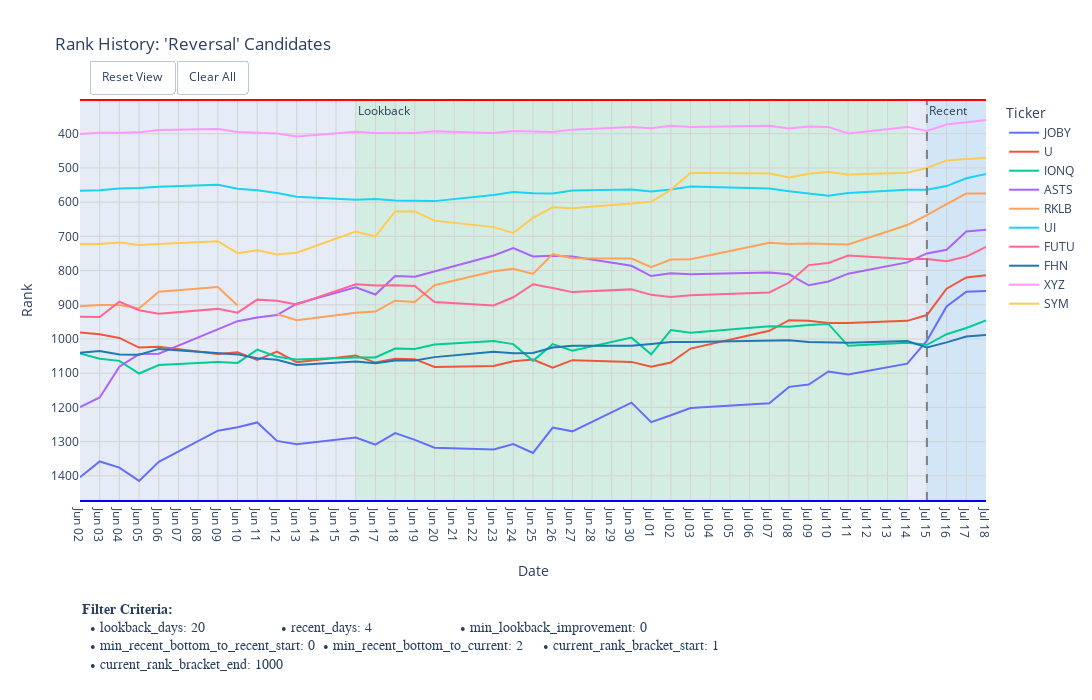

Notebook code for this chart:
### Code cell
plot_days = filter_criteria_1['lookback_days'] + filter_criteria_1['recent_days'] + 10  # add 10 extra days for plotting 

# 4. Call the new plotting function
if tickers_to_plot:
    plot_rank_with_criteria(
        # df_rank_history=selected_df.iloc[:, -plot_days::],
        df_rank_history=df_tickers_rank_history.iloc[:, -plot_days::],        
        # df_rank_history=selected_df,
        ticker_list=tickers_to_plot,
        title_suffix="'Reversal' Candidates",
        filter_criteria=filter_criteria_1, # Pass the dictionary here
        width=1150,
        height=700,
    )
else:
    print("No candidates found to plot.")

### Figure 1 — Plotly figure (JSON) as saved in the notebook; plotly's stock layout.template omitted (floating-point values rounded to 4 significant figures)
{"data": [{"hovertemplate": "Ticker=JOBY<br>index=%{x}<br>Rank=%{y}<extra></extra>", "legendgroup": "JOBY", "line": {"color": "#636EFA", "dash": "solid"}, "marker": {"symbol": "circle"}, "mode": "lines", "name": "JOBY", "orientation": "v", "showlegend": true, "type": "scatter", "x": ["2025-06-02T00:00:00", "2025-06-03T00:00:00", "2025-06-04T00:00:00", "2025-06-05T00:00:00", "2025-06-06T00:00:00", "2025-06-09T00:00:00", "2025-06-10T00:00:00", "2025-06-11T00:00:00", "2025-06-12T00:00:00", "2025-06-13T00:00:00", "2025-06-16T00:00:00", "2025-06-17T00:00:00", "2025-06-18T00:00:00", "2025-06-19T00:00:00", "2025-06-20T00:00:00", "2025-06-23T00:00:00", "2025-06-24T00:00:00", "2025-06-25T00:00:00", "2025-06-26T00:00:00", "2025-06-27T00:00:00", "2025-06-30T00:00:00", "2025-07-01T00:00:00", "2025-07-02T00:00:00", "2025-07-03T00:00:00", "2025-07-07T00:00:00", "2025-07-08T00:00:00", "2025-07-09T00:00:00", "2025-07-10T00:00:00", "2025-07-11T00:00:00", "2025-07-14T00:00:00", "2025-07-15T00:00:00", "2025-07-16T00:00:00", "2025-07-17T00:00:00", "2025-07-18T00:00:00"], "xaxis": "x", "y": [1404, 1358, 1376, 1415, 1359, 1268, 1258, 1244, 1298, 1308, 1288, 1309, 1275, 1295, 1318, 1323, 1307, 1333, 1259, 1270, 1186, 1243, 1223, 1202, 1188, 1140, 1133, 1095, 1104, 1072, 1005, 905, 862, 860], "yaxis": "y"}, {"hovertemplate": "Ticker=U<br>index=%{x}<br>Rank=%{y}<extra></extra>", "legendgroup": "U", "line": {"color": "#EF553B", "dash": "solid"}, "marker": {"symbol": "circle"}, "mode": "lines", "name": "U", "orientation": "v", "showlegend": true, "type": "scatter", "x": ["2025-06-02T00:00:00", "2025-06-03T00:00:00", "2025-06-04T00:00:00", "2025-06-05T00:00:00", "2025-06-06T00:00:00", "2025-06-09T00:00:00", "2025-06-10T00:00:00", "2025-06-11T00:00:00", "2025-06-12T00:00:00", "2025-06-13T00:00:00", "2025-06-16T00:00:00", "2025-06-17T00:00:00", "2025-06-18T00:00:00", "2025-06-19T00:00:00", "2025-06-20T00:00:00", "2025-06-23T00:00:00", "2025-06-24T00:00:00", "2025-06-25T00:00:00", "2025-06-26T00:00:00", "2025-06-27T00:00:00", "2025-06-30T00:00:00", "2025-07-01T00:00:00", "2025-07-02T00:00:00", "2025-07-03T00:00:00", "2025-07-07T00:00:00", "2025-07-08T00:00:00", "2025-07-09T00:00:00", "2025-07-10T00:00:00", "2025-07-11T00:00:00", "2025-07-14T00:00:00", "2025-07-15T00:00:00", "2025-07-16T00:00:00", "2025-07-17T00:00:00", "2025-07-18T00:00:00"], "xaxis": "x", "y": [981, 986, 997, 1025, 1023, 1044, 1039, 1061, 1037, 1068, 1048, 1069, 1058, 1059, 1082, 1079, 1065, 1060, 1084, 1062, 1067, 1081, 1069, 1028, 976, 945, 947, 953, 953, 947, 930, 853, 820, 814], "yaxis": "y"}, {"hovertemplate": "Ticker=IONQ<br>index=%{x}<br>Rank=%{y}<extra></extra>", "legendgroup": "IONQ", "line": {"color": "#00CC96", "dash": "solid"}, "marker": {"symbol": "circle"}, "mode": "lines", "name": "IONQ", "orientation": "v", "showlegend": true, "type": "scatter", "x": ["2025-06-02T00:00:00", "2025-06-03T00:00:00", "2025-06-04T00:00:00", "2025-06-05T00:00:00", "2025-06-06T00:00:00", "2025-06-09T00:00:00", "2025-06-10T00:00:00", "2025-06-11T00:00:00", "2025-06-12T00:00:00", "2025-06-13T00:00:00", "2025-06-16T00:00:00", "2025-06-17T00:00:00", "2025-06-18T00:00:00", "2025-06-19T00:00:00", "2025-06-20T00:00:00", "2025-06-23T00:00:00", "2025-06-24T00:00:00", "2025-06-25T00:00:00", "2025-06-26T00:00:00", "2025-06-27T00:00:00", "2025-06-30T00:00:00", "2025-07-01T00:00:00", "2025-07-02T00:00:00", "2025-07-03T00:00:00", "2025-07-07T00:00:00", "2025-07-08T00:00:00", "2025-07-09T00:00:00", "2025-07-10T00:00:00", "2025-07-11T00:00:00", "2025-07-14T00:00:00", "2025-07-15T00:00:00", "2025-07-16T00:00:00", "2025-07-17T00:00:00", "2025-07-18T00:00:00"], "xaxis": "x", "y": [1042, 1058, 1064, 1101, 1076, 1067, 1070, 1031, 1052, 1060, 1054, 1054, 1028, 1029, 1016, 1006, 1015, 1064, 1015, 1034, 996, 1045, 974, 982, 963, 964, 959, 956, 1020, 1011, 1017, 986, 968, 946], "yaxis": "y"}, {"hovertemplate": "Ticker=ASTS<br>index=%{x}<br>Rank=%{y}<extra></extra>", "legendgroup": "ASTS", "line": {"color": "#AB63FA", "dash": "solid"}, "marker": {"symbol": "circle"}, "mode": "lines", "name": "ASTS", "orientation": "v", "showlegend": true, "type": "scatter", "x": ["2025-06-02T00:00:00", "2025-06-03T00:00:00", "2025-06-04T00:00:00", "2025-06-05T00:00:00", "2025-06-06T00:00:00", "2025-06-09T00:00:00", "2025-06-10T00:00:00", "2025-06-11T00:00:00", "2025-06-12T00:00:00", "2025-06-13T00:00:00", "2025-06-16T00:00:00", "2025-06-17T00:00:00", "2025-06-18T00:00:00", "2025-06-19T00:00:00", "2025-06-20T00:00:00", "2025-06-23T00:00:00", "2025-06-24T00:00:00", "2025-06-25T00:00:00", "2025-06-26T00:00:00", "2025-06-27T00:00:00", "2025-06-30T00:00:00", "2025-07-01T00:00:00", "2025-07-02T00:00:00", "2025-07-03T00:00:00", "2025-07-07T00:00:00", "2025-07-08T00:00:00", "2025-07-09T00:00:00", "2025-07-10T00:00:00", "2025-07-11T00:00:00", "2025-07-14T00:00:00", "2025-07-15T00:00:00", "2025-07-16T00:00:00", "2025-07-17T00:00:00", "2025-07-18T00:00:00"], "xaxis": "x", "y": [1199, 1171, 1081, 1044, 1043, 970, 948, 937, 930, 897, 849, 870, 816, 818, 803, 756, 734, 759, 757, 759, 786, 816, 808, 811, 806, 811, 843, 832, 809, 776, 750, 739, 686, 681], "yaxis": "y"}, {"hovertemplate": "Ticker=RKLB<br>index=%{x}<br>Rank=%{y}<extra></extra>", "legendgroup": "RKLB", "line": {"color": "#FFA15A", "dash": "solid"}, "marker": {"symbol": "circle"}, "mode": "lines", "name": "RKLB", "orientation": "v", "showlegend": true, "type": "scatter", "x": ["2025-06-02T00:00:00", "2025-06-03T00:00:00", "2025-06-04T00:00:00", "2025-06-05T00:00:00", "2025-06-06T00:00:00", "2025-06-09T00:00:00", "2025-06-10T00:00:00", "2025-06-11T00:00:00", "2025-06-12T00:00:00", "2025-06-13T00:00:00", "2025-06-16T00:00:00", "2025-06-17T00:00:00", "2025-06-18T00:00:00", "2025-06-19T00:00:00", "2025-06-20T00:00:00", "2025-06-23T00:00:00", "2025-06-24T00:00:00", "2025-06-25T00:00:00", "2025-06-26T00:00:00", "2025-06-27T00:00:00", "2025-06-30T00:00:00", "2025-07-01T00:00:00", "2025-07-02T00:00:00", "2025-07-03T00:00:00", "2025-07-07T00:00:00", "2025-07-08T00:00:00", "2025-07-09T00:00:00", "2025-07-10T00:00:00", "2025-07-11T00:00:00", "2025-07-14T00:00:00", "2025-07-15T00:00:00", "2025-07-16T00:00:00", "2025-07-17T00:00:00", "2025-07-18T00:00:00"], "xaxis": "x", "y": [904, 901, 901, 911, 862, 848, 902, null, 927, 945, 923, 920, 888, 892, 843, 802, 795, 810, 752, 764, 765, 790, 768, 767, 719, 722, 721, 723, 724, 667, 638, 606, 575, 575], "yaxis": "y"}, {"hovertemplate": "Ticker=UI<br>index=%{x}<br>Rank=%{y}<extra></extra>", "legendgroup": "UI", "line": {"color": "#19D3F3", "dash": "solid"}, "marker": {"symbol": "circle"}, "mode": "lines", "name": "UI", "orientation": "v", "showlegend": true, "type": "scatter", "x": ["2025-06-02T00:00:00", "2025-06-03T00:00:00", "2025-06-04T00:00:00", "2025-06-05T00:00:00", "2025-06-06T00:00:00", "2025-06-09T00:00:00", "2025-06-10T00:00:00", "2025-06-11T00:00:00", "2025-06-12T00:00:00", "2025-06-13T00:00:00", "2025-06-16T00:00:00", "2025-06-17T00:00:00", "2025-06-18T00:00:00", "2025-06-19T00:00:00", "2025-06-20T00:00:00", "2025-06-23T00:00:00", "2025-06-24T00:00:00", "2025-06-25T00:00:00", "2025-06-26T00:00:00", "2025-06-27T00:00:00", "2025-06-30T00:00:00", "2025-07-01T00:00:00", "2025-07-02T00:00:00", "2025-07-03T00:00:00", "2025-07-07T00:00:00", "2025-07-08T00:00:00", "2025-07-09T00:00:00", "2025-07-10T00:00:00", "2025-07-11T00:00:00", "2025-07-14T00:00:00", "2025-07-15T00:00:00", "2025-07-16T00:00:00", "2025-07-17T00:00:00", "2025-07-18T00:00:00"], "xaxis": "x", "y": [567, 565, 560, 559, 555, 549, 561, 565, 573, 584, 593, 591, 595, 595, 597, 579, 570, 574, 575, 566, 563, 569, 563, 554, 560, 568, 574, 581, 573, 564, 564, 553, 530, 518], "yaxis": "y"}, {"hovertemplate": "Ticker=FUTU<br>index=%{x}<br>Rank=%{y}<extra></extra>", "legendgroup": "FUTU", "line": {"color": "#FF6692", "dash": "solid"}, "marker": {"symbol": "circle"}, "mode": "lines", "name": "FUTU", "orientation": "v", "showlegend": true, "type": "scatter", "x": ["2025-06-02T00:00:00", "2025-06-03T00:00:00", "2025-06-04T00:00:00", "2025-06-05T00:00:00", "2025-06-06T00:00:00", "2025-06-09T00:00:00", "2025-06-10T00:00:00", "2025-06-11T00:00:00", "2025-06-12T00:00:00", "2025-06-13T00:00:00", "2025-06-16T00:00:00", "2025-06-17T00:00:00", "2025-06-18T00:00:00", "2025-06-19T00:00:00", "2025-06-20T00:00:00", "2025-06-23T00:00:00", "2025-06-24T00:00:00", "2025-06-25T00:00:00", "2025-06-26T00:00:00", "2025-06-27T00:00:00", "2025-06-30T00:00:00", "2025-07-01T00:00:00", "2025-07-02T00:00:00", "2025-07-03T00:00:00", "2025-07-07T00:00:00", "2025-07-08T00:00:00", "2025-07-09T00:00:00", "2025-07-10T00:00:00", "2025-07-11T00:00:00", "2025-07-14T00:00:00", "2025-07-15T00:00:00", "2025-07-16T00:00:00", "2025-07-17T00:00:00", "2025-07-18T00:00:00"], "xaxis": "x", "y": [935, 936, 891, 916, 926, 912, 923, 885, 888, 899, 840, 844, 843, 845, 892, 902, 878, 840, 851, 863, 855, 871, 877, 872, 864, 835, 784, 778, 756, 766, 766, 773, 759, 731], "yaxis": "y"}, {"hovertemplate": "Ticker=FHN<br>index=%{x}<br>Rank=%{y}<extra></extra>", "legendgroup": "FHN", "line": {"color": "#1F77B4", "dash": "solid"}, "marker": {"symbol": "circle"}, "mode": "lines", "name": "FHN", "orientation": "v", "showlegend": true, "type": "scatter", "x": ["2025-06-02T00:00:00", "2025-06-03T00:00:00", "2025-06-04T00:00:00", "2025-06-05T00:00:00", "2025-06-06T00:00:00", "2025-06-09T00:00:00", "2025-06-10T00:00:00", "2025-06-11T00:00:00", "2025-06-12T00:00:00", "2025-06-13T00:00:00", "2025-06-16T00:00:00", "2025-06-17T00:00:00", "2025-06-18T00:00:00", "2025-06-19T00:00:00", "2025-06-20T00:00:00", "2025-06-23T00:00:00", "2025-06-24T00:00:00", "2025-06-25T00:00:00", "2025-06-26T00:00:00", "2025-06-27T00:00:00", "2025-06-30T00:00:00", "2025-07-01T00:00:00", "2025-07-02T00:00:00", "2025-07-03T00:00:00", "2025-07-07T00:00:00", "2025-07-08T00:00:00", "2025-07-09T00:00:00", "2025-07-10T00:00:00", "2025-07-11T00:00:00", "2025-07-14T00:00:00", "2025-07-15T00:00:00", "2025-07-16T00:00:00", "2025-07-17T00:00:00", "2025-07-18T00:00:00"], "xaxis": "x", "y": [1040, 1035, 1045, 1046, 1029, 1040, 1045, 1056, 1061, 1076, 1066, 1071, 1063, 1063, 1053, 1037, 1042, 1041, 1025, 1020, 1020, 1015, 1009, 1009, 1006, 1004, 1009, 1009, 1011, 1006, 1025, 1010, 993, 988], "yaxis": "y"}, {"hovertemplate": "Ticker=XYZ<br>index=%{x}<br>Rank=%{y}<extra></extra>", "legendgroup": "XYZ", "line": {"color": "#FF97FF", "dash": "solid"}, "marker": {"symbol": "circle"}, "mode": "lines", "name": "XYZ", "orientation": "v", "showlegend": true, "type": "scatter", "x": ["2025-06-02T00:00:00", "2025-06-03T00:00:00", "2025-06-04T00:00:00", "2025-06-05T00:00:00", "2025-06-06T00:00:00", "2025-06-09T00:00:00", "2025-06-10T00:00:00", "2025-06-11T00:00:00", "2025-06-12T00:00:00", "2025-06-13T00:00:00", "2025-06-16T00:00:00", "2025-06-17T00:00:00", "2025-06-18T00:00:00", "2025-06-19T00:00:00", "2025-06-20T00:00:00", "2025-06-23T00:00:00", "2025-06-24T00:00:00", "2025-06-25T00:00:00", "2025-06-26T00:00:00", "2025-06-27T00:00:00", "2025-06-30T00:00:00", "2025-07-01T00:00:00", "2025-07-02T00:00:00", "2025-07-03T00:00:00", "2025-07-07T00:00:00", "2025-07-08T00:00:00", "2025-07-09T00:00:00", "2025-07-10T00:00:00", "2025-07-11T00:00:00", "2025-07-14T00:00:00", "2025-07-15T00:00:00", "2025-07-16T00:00:00", "2025-07-17T00:00:00", "2025-07-18T00:00:00"], "xaxis": "x", "y": [401, 397, 397, 396, 389, 386, 395, 396, 399, 408, 394, 398, 397, 398, 393, 398, 392, 393, 395, 388, 380, 384, 377, 380, 377, 385, 379, 380, 399, 380, 392, 373, 367, 360], "yaxis": "y"}, {"hovertemplate": "Ticker=SYM<br>index=%{x}<br>Rank=%{y}<extra></extra>", "legendgroup": "SYM", "line": {"color": "#FECB52", "dash": "solid"}, "marker": {"symbol": "circle"}, "mode": "lines", "name": "SYM", "orientation": "v", "showlegend": true, "type": "scatter", "x": ["2025-06-02T00:00:00", "2025-06-03T00:00:00", "2025-06-04T00:00:00", "2025-06-05T00:00:00", "2025-06-06T00:00:00", "2025-06-09T00:00:00", "2025-06-10T00:00:00", "2025-06-11T00:00:00", "2025-06-12T00:00:00", "2025-06-13T00:00:00", "2025-06-16T00:00:00", "2025-06-17T00:00:00", "2025-06-18T00:00:00", "2025-06-19T00:00:00", "2025-06-20T00:00:00", "2025-06-23T00:00:00", "2025-06-24T00:00:00", "2025-06-25T00:00:00", "2025-06-26T00:00:00", "2025-06-27T00:00:00", "2025-06-30T00:00:00", "2025-07-01T00:00:00", "2025-07-02T00:00:00", "2025-07-03T00:00:00", "2025-07-07T00:00:00", "2025-07-08T00:00:00", "2025-07-09T00:00:00", "2025-07-10T00:00:00", "2025-07-11T00:00:00", "2025-07-14T00:00:00", "2025-07-15T00:00:00", "2025-07-16T00:00:00", "2025-07-17T00:00:00", "2025-07-18T00:00:00"], "xaxis": "x", "y": [722, 722, 718, 725, 722, 714, 749, 741, 753, 748, 686, 700, 627, 627, 654, 673, 690, 646, 615, 618, 604, 599, 564, 514, 516, 528, 517, 512, 519, 514, 500, 478, 474, 471], "yaxis": "y"}], "layout": {"annotations": [{"showarrow": false, "text": "Recent", "x": "2025-07-15T00:00:00", "xanchor": "left", "xref": "x", "y": 1, "yanchor": "top", "yref": "y domain"}, {"showarrow": false, "text": "Lookback", "x": "2025-06-16T00:00:00", "xanchor": "left", "xref": "x", "y": 1, "yanchor": "top", "yref": "y domain"}, {"align": "left", "font": {"family": "Courier New, monospace", "size": 14}, "showarrow": false, "text": "<b>Filter Criteria:</b><br>  • lookback_days: 20                   • recent_days: 4                      • min_lookback_improvement: 0       <br>  • min_recent_bottom_to_recent_start: 0  • min_recent_bottom_to_current: 2     • current_rank_bracket_start: 1     <br>  • current_rank_bracket_end: 1000    ", "x": 0, "xanchor": "left", "xref": "paper", "y": -0.25, "yanchor": "top", "yref": "paper"}], "height": 700, "legend": {"title": {"text": "Ticker"}, "tracegroupgap": 0}, "margin": {"b": 198.8}, "shapes": [{"fillcolor": "LightSkyBlue", "layer": "below", "line": {"width": 0}, "opacity": 0.2, "type": "rect", "x0": "2025-07-15T00:00:00", "x1": "2025-07-18T00:00:00", "xref": "x", "y0": 0, "y1": 1, "yref": "y domain"}, {"fillcolor": "LightGreen", "layer": "below", "line": {"width": 0}, "opacity": 0.2, "type": "rect", "x0": "2025-06-16T00:00:00", "x1": "2025-07-14T00:00:00", "xref": "x", "y0": 0, "y1": 1, "yref": "y domain"}, {"line": {"color": "grey", "dash": "dash", "width": 2}, "type": "line", "x0": "2025-07-15T00:00:00", "x1": "2025-07-15T00:00:00", "xref": "x", "y0": 0, "y1": 1, "yref": "y domain"}, {"line": {"color": "red", "width": 2}, "type": "line", "x0": 0, "x1": 1, "xref": "paper", "y0": 1, "y1": 1, "yref": "paper"}, {"line": {"color": "blue", "width": 2}, "type": "line", "x0": 0, "x1": 1, "xref": "paper", "y0": 0, "y1": 0, "yref": "paper"}], "title": {"text": "Rank History: 'Reversal' Candidates"}, "updatemenus": [{"buttons": [{"args": [{"visible": [true, true, true, true, true, true, true, true, true, true]}], "label": "Reset View", "method": "restyle"}, {"args": [{"visible": ["legendonly", "legendonly", "legendonly", "legendonly", "legendonly", "legendonly", "legendonly", "legendonly", "legendonly", "legendonly"]}], "label": "Clear All", "method": "restyle"}], "direction": "left", "showactive": false, "type": "buttons", "x": 0.01, "xanchor": "left", "y": 1.1, "yanchor": "top"}], "width": 1150, "xaxis": {"anchor": "y", "domain": [0, 1], "dtick": "D7", "gridcolor": "LightGrey", "minor": {"dtick": "D1", "gridcolor": "rgba(235, 235, 235, 0.5)", "showgrid": true}, "range": ["2025-06-02T00:00:00", "2025-07-18T00:00:00"], "showgrid": true, "tickformat": "%b %d", "title": {"standoff": 25, "text": "Date"}, "type": "date"}, "yaxis": {"anchor": "x", "autorange": "reversed", "domain": [0, 1], "dtick": 100, "gridcolor": "LightGrey", "showgrid": true, "title": {"text": "Rank"}}}}
